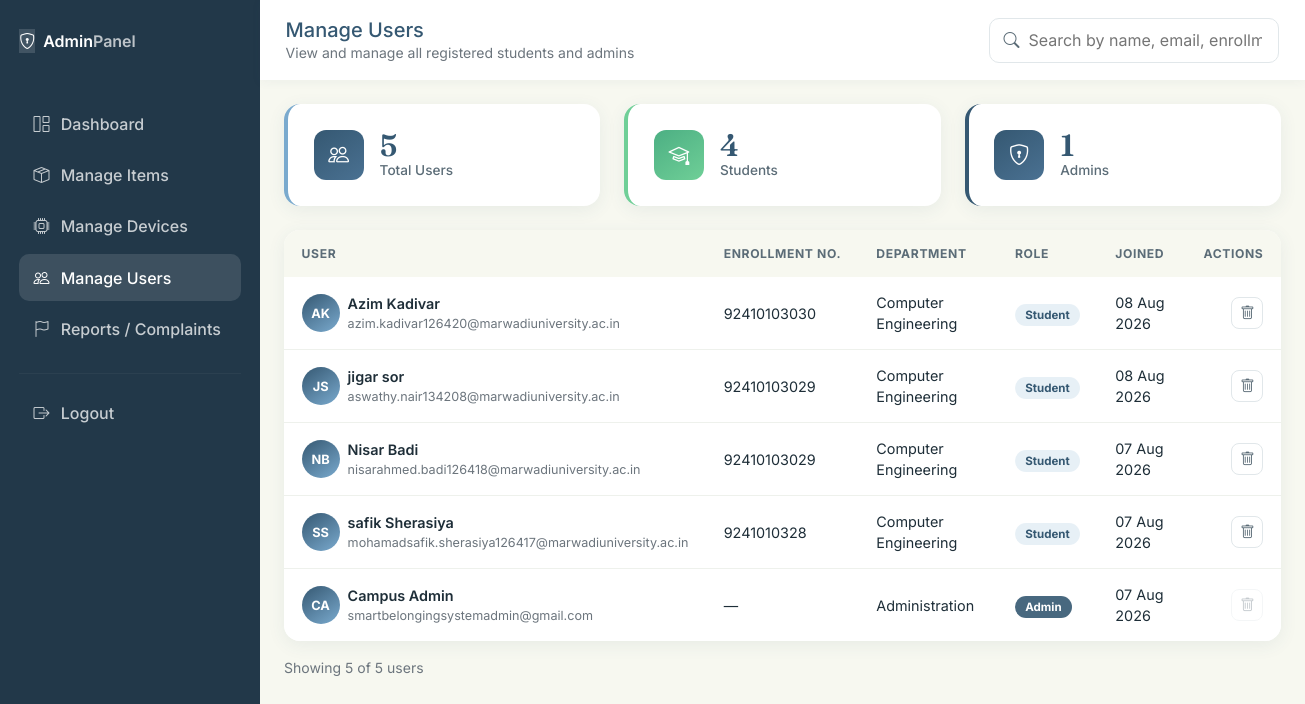
The page /admin/users.php (signed in) on the database its author committed.
### tables this page shows
CREATE TABLE `users` (
  `id` int(11) NOT NULL,
  `full_name` varchar(100) NOT NULL,
  `email` varchar(150) NOT NULL,
  `phone` varchar(20) DEFAULT NULL,
  `enrollment_no` varchar(50) DEFAULT NULL,
  `department` varchar(100) DEFAULT NULL,
  `password` varchar(255) NOT NULL,
  `role` enum('student','admin') NOT NULL DEFAULT 'student',
  `email_verified` tinyint(1) NOT NULL DEFAULT 0,
  `verification_token` varchar(64) DEFAULT NULL,
  `token_expires_at` timestamp NULL DEFAULT NULL,
  `profile_pic` varchar(255) DEFAULT NULL,
  `created_at` timestamp NOT NULL DEFAULT current_timestamp()
);

### admin/users.php (the view, shortened to what this page needs)
<?php
require_once __DIR__ . '/../includes/db.php';
$search = trim($_GET['q'] ?? '');
$sql = "SELECT * FROM users WHERE 1=1";
$params = [];
$sql .= " ORDER BY created_at DESC";
$stmt = $pdo->prepare($sql);
$stmt->execute($params);
$users = $stmt->fetchAll();
$totalUsers   = (int)$pdo->query("SELECT COUNT(*) FROM users")->fetchColumn();
$totalStudents = (int)$pdo->query("SELECT COUNT(*) FROM users WHERE role = 'student'")->fetchColumn();
$totalAdmins  = (int)$pdo->query("SELECT COUNT(*) FROM users WHERE role = 'admin'")->fetchColumn();
?>
<!DOCTYPE html>
<html lang="en">
<head>
<link href="https://cdn.jsdelivr.net/npm/bootstrap@5.3.3/dist/css/bootstrap.min.css" rel="stylesheet">
<link href="https://cdn.jsdelivr.net/npm/bootstrap-icons@1.11.3/font/bootstrap-icons.css" rel="stylesheet">
<link href="../assets/css/style.css" rel="stylesheet">
</head>
<body style="background:var(--paper)">
<div class="d-flex">
  <div class="dash-sidebar admin-sidebar" style="width:260px; flex-shrink:0;">
    <div class="d-flex align-items-center gap-2 mb-5">
      <span class="brand-tag"><i class="bi bi-shield-lock"></i></span>
      <span class="fw-semibold">Admin<span style="opacity:.7">Panel</span></span>
    </div>
    <nav class="nav flex-column">
      <a class="nav-link" href="dashboard.php"><i class="bi bi-grid-1x2"></i> Dashboard</a>
      <a class="nav-link" href="manage_items.php"><i class="bi bi-box-seam"></i> Manage Items</a>
      <a class="nav-link" href="manage_devices.php"><i class="bi bi-cpu"></i> Manage Devices</a>
      <a class="nav-link active" href="users.php"><i class="bi bi-people"></i> Manage Users</a>
      <a class="nav-link" href="reports.php"><i class="bi bi-flag"></i> Reports / Complaints</a>
      <hr style="border-color:rgba(255,255,255,0.15)">
      <a class="nav-link" href="../logout.php"><i class="bi bi-box-arrow-right"></i> Logout</a>
    </nav>
  </div>
  <div class="flex-grow-1">
    <div class="dash-topbar">
      <div>
        <h5 class="mb-0" style="color:var(--deep)">Manage Users</h5>
        <div class="text-secondary small">View and manage all registered students and admins</div>
      </div>
      <form class="search-wrap" method="GET">
        <i class="bi bi-search"></i>
        <input type="text" name="q" value="<?php echo htmlspecialchars($search); ?>" class="search-input" placeholder="Search by name, email, enrollment...">
      </form>
    </div>
    <div class="container-fluid p-4">
      <div class="row g-4 mb-4">
        <div class="col-md-4">
          <div class="stat-card">
            <div class="stat-icon icon-total"><i class="bi bi-people"></i></div>
            <div><div class="stat-value"><?php echo $totalUsers; ?></div><div class="stat-label">Total Users</div></div>
          </div>
        </div>
        <div class="col-md-4">
          <div class="stat-card" style="border-left-color:#6FCF97">
            <div class="stat-icon icon-found"><i class="bi bi-mortarboard"></i></div>
            <div><div class="stat-value"><?php echo $totalStudents; ?></div><div class="stat-label">Students</div></div>
          </div>
        </div>
        <div class="col-md-4">
          <div class="stat-card" style="border-left-color:var(--deep)">
            <div class="stat-icon icon-total"><i class="bi bi-shield-lock"></i></div>
            <div><div class="stat-value"><?php echo $totalAdmins; ?></div><div class="stat-label">Admins</div></div>
          </div>
        </div>
      </div>
      <div class="table-card">
        <div class="table-responsive">
          <table class="table">
            <thead>
              <tr>
                <th>User</th>
                <th>Enrollment No.</th>
                <th>Department</th>
                <th>Role</th>
                <th>Joined</th>
                <th class="text-end">Actions</th>
              </tr>
            </thead>
            <tbody>
              <?php foreach ($users as $u):
                $initials = '';
                foreach (explode(' ', $u['full_name']) as $part) $initials .= strtoupper(substr($part, 0, 1));
                $initials = substr($initials, 0, 2);
              ?>
              <tr>
                <td>
                  <div class="d-flex align-items-center gap-2">
                    <div class="user-avatar-sm"><?php echo htmlspecialchars($initials); ?></div>
                    <div>
                      <div class="fw-semibold"><?php echo htmlspecialchars($u['full_name']); ?></div>
                      <div class="text-secondary small"><?php echo htmlspecialchars($u['email']); ?></div>
                    </div>
                  </div>
                </td>
                <td><?php echo htmlspecialchars($u['enrollment_no'] ?: '—'); ?></td>
                <td><?php echo htmlspecialchars($u['department'] ?: '—'); ?></td>
                <td><span class="role-chip <?php echo $u['role']; ?>"><?php echo ucfirst($u['role']); ?></span></td>
                <td><?php echo date('d M Y', strtotime($u['created_at'])); ?></td>
                <td class="text-end">
                  <?php if ($u['role'] === 'admin'): ?>
                    <span class="icon-btn" style="opacity:0.35;cursor:not-allowed" title="Admin accounts can't be deleted here"><i class="bi bi-trash"></i></span>
                  <?php else: ?>
                    <a href="?delete=<?php echo $u['id']; ?><?php echo $search ? '&q=' . urlencode($search) : ''; ?>" class="icon-btn danger" title="Delete" onclick="return confirm('Remove this user? This cannot be undone.');"><i class="bi bi-trash"></i></a>
                  <?php endif; ?>
                </td>
              </tr>
              <?php endforeach; ?>
            </tbody>
          </table>
        </div>
      </div>
      <div class="text-secondary small mt-3">Showing <?php echo count($users); ?> of <?php echo $totalUsers; ?> users</div>
    </div>
  </div>
</div>
</body>
</html>

### assets/css/style.css (style rules this page uses)
:root { --deep: #355872; --mid: #7AAACE; --light: #9CD5FF; --paper: #F7F8F0; --ink: #1E2E38; --ink-soft: #5B6C77; --white: #FFFFFF; --radius-sm: 10px; --radius-md: 16px; --radius-lg: 26px; --shadow-soft: 0 10px 30px rgba(53, 88, 114, 0.10); --shadow-card: 0 4px 18px rgba(53, 88, 114, 0.08); --font-display: 'Fraunces', 'Georgia', serif; --font-body: 'Inter', -apple-system, Segoe UI, sans-serif; }
* { box-sizing: border-box; }
body { font-family: var(--font-body); background: var(--paper); color: var(--ink); -webkit-font-smoothing: antialiased; }
a { color: var(--deep); text-decoration: none; }
.dash-sidebar { background: var(--deep); min-height: 100vh; color: var(--white); padding: 1.8rem 1.2rem; }
.dash-sidebar .brand-tag { background: rgba(255,255,255,0.14); }
.dash-sidebar .nav-link { color: rgba(255,255,255,0.75); font-weight: 500; padding: 0.7rem 0.9rem; border-radius: 10px; margin-bottom: 0.3rem; display: flex; align-items: center; gap: 0.7rem; }
.dash-sidebar .nav-link.active, .dash-sidebar .nav-link:hover { background: rgba(255,255,255,0.12); color: var(--white); }
.dash-topbar { background: var(--white); padding: 1.1rem 1.6rem; box-shadow: 0 2px 10px rgba(53,88,114,0.05); display: flex; justify-content: space-between; align-items: center; }
.stat-card { background: var(--white); border-radius: var(--radius-md); padding: 1.6rem; box-shadow: var(--shadow-card); display: flex; align-items: center; gap: 1rem; border-left: 4px solid var(--mid); }
.stat-card .stat-icon { width: 50px; height: 50px; border-radius: 12px; display: flex; align-items: center; justify-content: center; font-size: 1.3rem; color: var(--white); flex-shrink: 0; }
.stat-card .stat-value { font-family: var(--font-display); font-size: 1.9rem; font-weight: 600; color: var(--deep); line-height: 1; }
.stat-card .stat-label { color: var(--ink-soft); font-size: 0.85rem; font-weight: 500; }
.icon-total { background: linear-gradient(145deg, var(--deep), #4a7192); }
.icon-found { background: linear-gradient(145deg, #4CAF83, #6FCF97); }
.admin-sidebar { background: #223849; }
.admin-sidebar .nav-link.active, .admin-sidebar .nav-link:hover { background: rgba(255,255,255,0.12); color: var(--white); }
.table-card { background: var(--white); border-radius: var(--radius-md); box-shadow: var(--shadow-card); overflow: hidden; }
.table-card table { margin-bottom: 0; }
.table-card thead th { background: var(--paper); color: var(--ink-soft); font-size: 0.76rem; text-transform: uppercase; letter-spacing: 0.05em; font-weight: 700; border-bottom: none; padding: 0.9rem 1.1rem; white-space: nowrap; }
.table-card tbody td { padding: 0.9rem 1.1rem; vertical-align: middle; font-size: 0.9rem; color: var(--ink); border-bottom: 1px solid #EEF1EC; }
.table-card tbody tr:last-child td { border-bottom: none; }
.user-avatar-sm { width: 38px; height: 38px; border-radius: 50%; background: linear-gradient(145deg, var(--deep), var(--mid)); color: var(--white); display: flex; align-items: center; justify-content: center; font-size: 0.8rem; font-weight: 700; flex-shrink: 0; }
.icon-btn { width: 32px; height: 32px; border-radius: 8px; border: 1.5px solid #E1E7EA; background: var(--white); display: inline-flex; align-items: center; justify-content: center; color: var(--ink-soft); }

### admin/users.php (style rules this page uses)
.search-wrap { position: relative; }
.search-wrap i { position: absolute; left: 0.9rem; top: 50%; transform: translateY(-50%); color: var(--ink-soft); }
.search-input { border-radius: var(--radius-sm); border: 1.5px solid #E1E7EA; padding: 0.6rem 1rem 0.6rem 2.4rem; background: var(--white); min-width: 260px; }
.role-chip { font-size: 0.72rem; font-weight: 700; padding: 0.25rem 0.65rem; border-radius: 20px; }
.role-chip.student { background: rgba(122,170,206,0.18); color: var(--deep); }
.role-chip.admin { background: rgba(53,88,114,0.9); color: var(--white); }

### rows shown on the page
users: initials "AK", full_name "Azim Kadivar", email "azim.kadivar126420@marwadiuniversity.ac.in", enrollment_no "92410103030", department "Computer Engineering", role "Student", created_at "08 Aug 2026"
users: initials "JS", full_name "jigar sor", email "aswathy.nair134208@marwadiuniversity.ac.in", enrollment_no "92410103029", department "Computer Engineering", role "Student", created_at "08 Aug 2026"
users: initials "NB", full_name "Nisar Badi", email "nisarahmed.badi126418@marwadiuniversity.ac.in", enrollment_no "92410103029", department "Computer Engineering", role "Student", created_at "07 Aug 2026"
users: initials "SS", full_name "safik Sherasiya", email "mohamadsafik.sherasiya126417@marwadiuniversity.ac.in", enrollment_no "9241010328", department "Computer Engineering", role "Student", created_at "07 Aug 2026"
users: initials "CA", full_name "Campus Admin", email "smartbelongingsystemadmin@gmail.com", enrollment_no "—", department "Administration", role "Admin", created_at "07 Aug 2026"

### other values the page prints
$totalUsers "5"
$totalStudents "4"
$totalAdmins "1"
count($users) "5"
